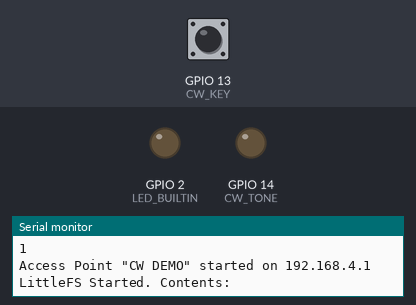
Bench run of a sketch on a simulated ESP32. Shown: output pins drawn as LEDs (lit = HIGH), the last lines printed to the serial monitor. The inputs (shaded band) are chosen by the test bench; at power-on: GPIO 13 (CW_KEY) HIGH. WiFi joins after 1.5 s; servers stay silent unless stated; storage starts empty.

Above: at 3.8 s.
3.9 s: GPIO 13 (CW_KEY) pulled LOW for 0.15 s
At 3.97 s:
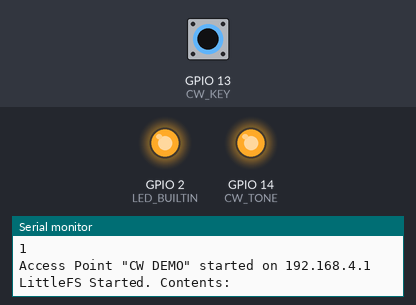
8.5 s: GPIO 13 (CW_KEY) pulled LOW for 1 s
At 10.5 s:
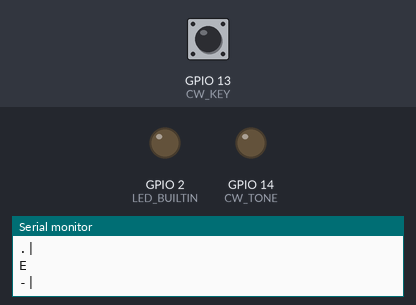
12.0 s: GPIO 13 (CW_KEY) pulled LOW for 3.2 s
At 12.3 s:
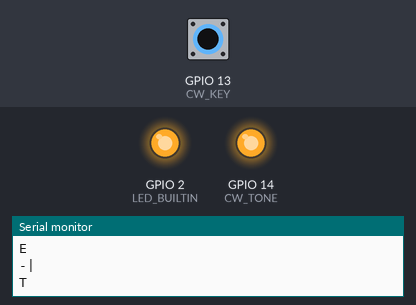
Timing chart, 0 to 16.7 s (numbered marks = the images above; inputs shaded):
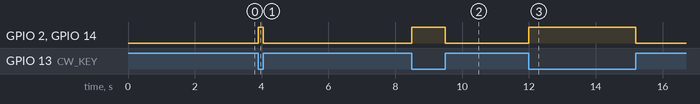

The sketch:

MORSE_CODE_DEMO_PICO_W.ino
```cpp
// Import Variables from variables.h
#include "variables.h"
// Function to match mime types
#include "mimetypes.h"
// Web Socket code
#include "websocket.h"
// CW Code
#include "cw.h"
// OTA Code
#include "ota.h"
// Other Libraries
#include "LittleFS.h" // LittleFS is declared
#include <WebSocketsServer.h>
#include <WiFi.h>
#include <WiFiClient.h>
// #include <WiFiMulti.h>
#include <ArduinoOTA.h>
#include <WebServer.h>
#include <FS.h>
#include <ArduinoJson.h>
#include <ArduinoJson.hpp>

// Experimenting with WifiMulti
// WiFiMulti wifiMulti;
// Web Server on Port 80
WebServer server(80);       // create a web server on port 80

// Access Point Local IP
IPAddress apIP;

// Temp File used to store received a received file
File fsUploadFile;

/*__________________________________________________________SETUP__________________________________________________________*/

void setup() {
  // Init CW Key
  pinMode(CW_KEY, INPUT_PULLUP);
  // Built-In Output LED for debugging
  pinMode(LED_BUILTIN, OUTPUT);
  // Tone Pin
  #ifdef CW_TONE
    pinMode(CW_TONE, OUTPUT);
  #endif

  // We store MORSE CODE in json, so we need to deserialize it
  DeserializationError error = deserializeJson(doc, json);

  // Make sure it deserializes without error
  if (error) {
    Serial.print(F("deserializeJson() failed: "));
    Serial.println(error.f_str());
    return;
  }

  // Start the Serial Output
  Serial.begin(9600);        // Start the Serial communication to send messages to the computer
  delay(10);
  // Start the Wifi AP
  startWiFi();
  // Start the OTA Web Server Files Updater
  startOTA();
  // Initialize the LittleFS
  LittleFS.begin();
  // Start the WebSocket Server
  startWebSocket();
  // Start the Web Server
  startServer();
}

/*__________________________________________________________LOOP__________________________________________________________*/
void loop() {
  // On First Boot, display the version, AP Name and AP IP
  // Also list the contents of the LittleFS (Should have all the web files)
  if (bootupStart) {
    delay(3000);
    Serial.println("\r\nVersion: ");
    Serial.print(version);
    Serial.println("\r\n");
    Serial.println("ID: ");
    Serial.print(id);
    Serial.println("\r\n");
    Serial.print("Access Point \"");
    Serial.print(ssid);
    Serial.print("\" started on ");
    Serial.print(apIP);
    Serial.println("\r\n");
    Serial.println("\r\n");
    listLittleFS();
    bootupStart = false;
  }
  // Make sure to check for new WebSocket Events
  webSocket.loop();
  // Run the Web Server
  server.handleClient();
  // Check for OTA Events
  ArduinoOTA.handle();
  // Morse Code Functions
  // Check if key is pressed or not and light led/play tone
  handleKey();
  // Check the buffer/timing for a new letter > 200ms = new character
  checkNewLetter();
  // Check for new Words > 1000ms(1s)
  checkNewWord();
}


/*__________________________________________________________SETUP_FUNCTIONS__________________________________________________________*/

void startWiFi() {
  // Start the Access Point with the ssid/password
  WiFi.softAP(ssid, password);
  // Get the Access Point IP
  apIP = WiFi.softAPIP();             // Start the access point
  // wifiMulti.addAP("Pretty fly for a WiFi", "51c1v35O8P");   // add Wi-Fi networks you want to connect to

  // Serial.println("Connecting");
  // while (wifiMulti.run() != WL_CONNECTED && WiFi.softAPgetStationNum() < 1) {  // Wait for the Wi-Fi to connect
  //   delay(250);
  //   Serial.print('.');
  // }
  // Serial.println("\r\n");
  // if(WiFi.softAPgetStationNum() == 0) {      // If the ESP is connected to an AP
  //   Serial.print("Connected to ");
  //   Serial.println(WiFi.SSID());             // Tell us what network we're connected to
  //   Serial.print("IP address:\t");
  //   Serial.print(WiFi.localIP());            // Send the IP address of the ESP8266 to the computer
  // } else {                                   // If a station is connected to the ESP SoftAP
  //   Serial.print("Station connected to AP");
  // }
  // Serial.println("\r\n");
}

void listLittleFS() {
  Serial.println("LittleFS Started. Contents:");
  {
    Dir dir = LittleFS.openDir("/");
    while (dir.next()) {
      String fileName = dir.fileName();
      size_t fileSize = dir.fileSize();
      Serial.printf("\tFS File: %s, size: %s\r\n", fileName.c_str(), formatBytes(fileSize).c_str());
    }
    Serial.printf("\n");
  }
}

void startServer() {
  // This handler checks for edit.html, which is for OTA Updates
  server.on("/edit.html",  HTTP_POST, []() {
    server.send(200, "text/plain", "");
  }, handleFileUpload);
  // All Other requests go to handleNotFound Handler, which will determine if it's truely not found
  server.onNotFound(handleNotFound);
  // Actually Start the Server
  server.begin();
  Serial.println("HTTP server started.");
}

/*__________________________________________________________SERVER_HANDLERS__________________________________________________________*/

void handleNotFound() {
  // Check if file exists, else return 404 not found
  if(!handleFileRead(server.uri())) {
    server.send(404, "text/plain", "404: File Not Found");
  }
}

bool handleFileRead(String path) {
  Serial.println("handleFileRead: " + path);
  // No folders for you, redirect to index.html
  if (path.endsWith("/")) path += "index.html";
  // Get the Mime Type
  String contentType = getContentType(path);             // Get the MIME type
  // Check if we are getting compressed version or not (gzip)
  String pathWithGz = path + ".gz";
  if (LittleFS.exists(pathWithGz) || LittleFS.exists(path)) {
    // If compressed version, use that
    if (LittleFS.exists(pathWithGz))
      path += ".gz";
    // Open the file for reading
    File file = LittleFS.open(path, "r");
    // Send the file to the client using the detected mime type
    size_t sent = server.streamFile(file, contentType);
    // Close the file
    file.close();
    Serial.println(String("\tSent file: ") + path);
    return true;
  }
  // If file not found, return 404 by returning false here;
  Serial.println(String("\tFile Not Found: ") + path);
  return false;
}

void handleFileUpload() {
  // Initialize an upload
  HTTPUpload& upload = server.upload();
  // Temp path
  String path;
  // Check if upload started
  if(upload.status == UPLOAD_FILE_START) {
    // set path to filename
    path = upload.filename;
    // Add a leading /
    if(!path.startsWith("/")) path = "/" + path;
    // If uploading a non-compressed version, make sure to remove an already existing compressed version if it exists
    if(!path.endsWith(".gz")) {
      String pathWithGz = path + ".gz";
      if(LittleFS.exists(pathWithGz))
         LittleFS.remove(pathWithGz);
    }
    Serial.print("handleFileUpload Name: "); Serial.println(path);
    // Open the file for writing
    fsUploadFile = LittleFS.open(path, "w");
    path = String();
    // If status is file write, then write the received bytes to the file
  } else if(upload.status == UPLOAD_FILE_WRITE) {
    if(fsUploadFile)
      fsUploadFile.write(upload.buf, upload.currentSize);
    // If status is File End, then close the fsUploadFile and send server response
  } else if(upload.status == UPLOAD_FILE_END){
    if(fsUploadFile) {
      fsUploadFile.close();
      Serial.print("handleFileUpload Size: ");
      Serial.println(upload.totalSize);
      server.sendHeader("Location","/success.html");
      server.send(303);
    } else {
      // Error
      server.send(500, "text/plain", "500: couldn't create file");
    }
  }
}

/*__________________________________________________________HELPER_FUNCTIONS__________________________________________________________*/

// Generic Helper Function to convert bytes to KB/MB, no need for anything higher than MB
String formatBytes(size_t bytes) {
  if (bytes < 1024) {
    return String(bytes) + "B";
  } else if (bytes < (1024 * 1024)) {
    return String(bytes / 1024.0) + "KB";
  } else if (bytes < (1024 * 1024 * 1024)) {
    return String(bytes / 1024.0 / 1024.0) + "MB";
  }
  return String();
}
```

cw.h
```cpp
#include <ArduinoJson.h>
#include <ArduinoJson.hpp>

DynamicJsonDocument doc(1024);

/*_____________________________________________________MORSE_FUNCTIONS______________________________________________________*/

// Key Pressed Down, note the time and set buttonPressed to true
void startButtonPress() {
  pressStart = millis();
  buttonPressed = true;
}

// Key Up
void endButtonPress() {
  // Get time that the key was pressed down
  unsigned long pressTimer = millis() - pressStart;
  // If time is greater than the hold time (default 150ms), then dash, else dit
  if (pressTimer > holdtime) {
    // dash
    Serial.print("-");
    cBuffer += "-";
  } else {
    // dit
    Serial.print(".");
    cBuffer += ".";
  }
  // Make sure to set buttonPressed to false;
  buttonPressed = false;
  // Reset the pressStart time to -1
  pressStart = -1;
  // Note the time the button was last released
  releaseStart = millis();
  longReleaseStart = millis();
}

void handleKey() {
  // Debouncing
  if (millis() - lastTimeKeyStateChanged > debounceDuration) {
    // Read Key State
    byte keyState = digitalRead(CW_KEY);
    // If Keystate changed
    if (keyState != lastKeyState) {
      // Note the time last keystate changed since we are past the debounce threshold
      lastTimeKeyStateChanged = millis();
      // Set lastKeyState
      lastKeyState = keyState;
      // If Key is pressed (brought to ground aka Low)
      if (keyState == LOW) {
        // Start the button pressed if it isn't already
        if (buttonPressed == false) {
          startButtonPress();
        }
        // Set the LED HIGH
        digitalWrite(LED_BUILTIN, HIGH);
        // Set TONE HIGH
        digitalWrite(CW_TONE, HIGH);
      } else {
        // Start endButtonPress if it isn't already
        if (buttonPressed == true) {
          endButtonPress();
        }
        // Set LED LOW
        digitalWrite(LED_BUILTIN, LOW);
        // Set TONE LOW
        digitalWrite(CW_TONE, LOW);
      }
    }
  }
}

void checkNewLetter() {
  // If key isn't pressed and we have a releaseStart time
  if (buttonPressed == false && releaseStart != -1) {
    // Check how long the key has been released
    unsigned long releaseTimer = millis() - releaseStart;
    // If key has been released longer than charPadTime (default 200ms)
    if (releaseTimer > charPadTime) {
      // Reset the releaseStart time
      releaseStart = -1;
      // Determine Character
      const char* c = doc[cBuffer];
      // Clear Character buffer
      cBuffer = "";
      // Set letter to Uppercase
      String letter = String(c);
      letter.toUpperCase();
      // If we have a real letter, then broadcast it over websockets
      if (letter != "") {
        sendBroadcast(letter);
      }
      // Add letter to the word buffer
      wBuffer += letter;
      Serial.print("|");
    }
  }
}

void checkNewWord() {
  // If key isn't pressed and we have a longReleaseStart time
  if (buttonPressed == false && longReleaseStart != -1) {
    // Get the long release time
    unsigned long longReleaseTimer = millis() - longReleaseStart;
    // If long release time is greater than wordPadTime (Default 1000ms aka 1s)
    if (longReleaseTimer > wordPadTime) {
      // We have a new word, reset longReleaseStart, clear word buffer
      longReleaseStart = -1;
      Serial.println("");
      Serial.println(wBuffer);
      wBuffer = "";
    }
  }
}
```

mimetypes.h
```cpp
// Determine Mime/Content Type given the file extension, this should be most of the ones we would use
String getContentType(String filename) {
  if (filename.endsWith(".avi")) return "video/x-msvideo";
  else if (filename.endsWith(".bmp")) return "image/bmp";
  else if (filename.endsWith(".css")) return "text/css";
  else if (filename.endsWith(".csv")) return "text/csv";
  else if (filename.endsWith(".gif")) return "image/gif";
  else if (filename.endsWith(".gz")) return "application/x-gzip";
  else if (filename.endsWith(".htm")) return "text/html";
  else if (filename.endsWith(".html")) return "text/html";
  else if (filename.endsWith(".ico")) return "image/x-icon";
  else if (filename.endsWith(".jpg")) return "image/jpeg";
  else if (filename.endsWith(".jpeg")) return "image/jpeg";
  else if (filename.endsWith(".js")) return "application/javascript";
  else if (filename.endsWith(".json")) return "application/json";
  else if (filename.endsWith(".mp3")) return "audio/mpeg";
  else if (filename.endsWith(".mp4")) return "video/mp4";
  else if (filename.endsWith(".mpeg")) return "audio/mpeg";
  else if (filename.endsWith(".otf")) return "font/otf";
  else if (filename.endsWith(".png")) return "image/png";
  else if (filename.endsWith(".pdf")) return "application/pdf";
  else if (filename.endsWith(".svg")) return "image/svg+xml";
  else if (filename.endsWith(".tif")) return "image/tiff";
  else if (filename.endsWith(".tiff")) return "image/tiff";
  else if (filename.endsWith(".ttf")) return "font/ttf";
  else if (filename.endsWith(".wav")) return "audio/wav";
  else if (filename.endsWith(".woff")) return "font/woff";
  else if (filename.endsWith(".woff2")) return "font/woff2";
  else if (filename.endsWith(".xml")) return "application/xml";
  else if (filename.endsWith(".zip")) return "application/zip";
  else if (filename.endsWith(".7z")) return "application/x-7z-compressed";
  return "text/plain";
}
```

ota.h
```cpp
#include <ArduinoOTA.h>

void startOTA() {
  // Start the OTA Service
  ArduinoOTA.setHostname(OTAName);
  ArduinoOTA.setPassword(OTAPassword);

  ArduinoOTA.onStart([]() {
    Serial.println("OTA Start");
  });

  ArduinoOTA.onEnd([]() {
    Serial.println("\r\nEnd");
  });

  ArduinoOTA.onProgress([](unsigned int progress, unsigned int total) {
    Serial.printf("Progress: %u%%\r", (progress / (total / 100)));
  });

  ArduinoOTA.onError([](ota_error_t error) {
    Serial.printf("Error[%u]: ", error);
    if (error == OTA_AUTH_ERROR) Serial.println("Auth Failed");
    else if (error == OTA_BEGIN_ERROR) Serial.println("Begin Failed");
    else if (error == OTA_CONNECT_ERROR) Serial.println("Connect Failed");
    else if (error == OTA_RECEIVE_ERROR) Serial.println("Receive Failed");
    else if (error == OTA_END_ERROR) Serial.println("End Failed");
  });

  ArduinoOTA.begin();
  Serial.println("OTA ready\r\n");
}
```

variables.h
```cpp
#define IS_AP
#define CW_KEY      13
#define CW_TONE     14

const char *ssid = "CW DEMO"; // The name of the Wi-Fi network that will be created
const char *password = "thereisnospoon";   // The password required to connect to it, leave blank for an open network

const char *id = "1"; // ID of the Unit, 1 is the AP
const char *version = "v1.0.0"; // Version Line

/*-----------------------OTA------------------------*/
const char *OTAName = "CWOTA";
const char *OTAPassword = "CWOTA";

/*------------------ CW Variables ------------------*/
// Debounce Variables
byte lastKeyState = LOW;
unsigned long debounceDuration = 20; // millis
unsigned long lastTimeKeyStateChanged = 0;
// CW Lengths in ms
// under 150 dit, over 150 dah
int holdtime = 150;
// Time Between Characters
int charPadTime = 200;
// time between words
int wordPadTime = 1000;

bool bootupStart = true;
bool buttonPressed = false;
bool buttonHeld = false;
bool debounced = false;

unsigned long pressStart = -1;
unsigned long releaseStart = -1;
unsigned long longReleaseStart = -1;

char json[] = "{\".-\":\"a\",\"-...\":\"b\",\"-.-.\":\"c\",\"-..\":\"d\",\".\":\"e\",\"..-.\":\"f\",\"--.\":\"g\",\"....\":\"h\",\"..\":\"i\",\".---\":\"j\",\"-.-\":\"k\",\".-..\":\"l\",\"--\":\"m\",\"-.\":\"n\",\"---\":\"o\",\".--.\":\"p\",\"--.-\":\"q\",\".-.\":\"r\",\"...\":\"s\",\"-\":\"t\",\"..-\":\"u\",\"...-\":\"v\",\".--\":\"w\",\"-..-\":\"x\",\"-.--\":\"y\",\"--..\":\"z\",\".----\":\"1\",\"..---\":\"2\",\"...--\":\"3\",\"....-\":\"4\",\".....\":\"5\",\"-....\":\"6\",\"--...\":\"7\",\"---..\":\"8\",\"----.\":\"9\",\"-----\":\"0\",\"--..--\":\",\",\".-.-.-\":\".\",\"..--..\":\"?\",\"-.-.-.\":\";\",\"---...\":\":\",\"-..-.\":\"/\",\"-....-\":\"-\",\".----.\":\"'\",\"-.--.\":\"(\",\"-.--.-\":\")\",\"..--.-\":\"_\",\".--.-.\":\"@\",\"-.-.--\":\"!\",\".-...\":\"&\",\"-...-\":\"=\",\".-.-.\":\"+\",\"...-..-\":\"$\",\".-..-.\":\"\\\"\",\"..--\":\" \"}";
String cBuffer = "";
String wBuffer = "";
```

websocket.h
```cpp
#include <WebSocketsServer.h>

WebSocketsServer webSocket(81);    // create a websocket server on port 81

void sendBroadcast(String msg) {
  String message = "MSG:" + String(*id) + "~" + msg;
  webSocket.broadcastTXT(message);
}

// Web Socket Event Received
void webSocketEvent(uint8_t num, WStype_t type, uint8_t * payload, size_t lenght) {
  // Check Event Type
  switch (type) {
    // Web Socket Disconnected
    case WStype_DISCONNECTED:
      Serial.printf("[%u] Disconnected!\n", num);
      break;
    // Web Socket Connected
    case WStype_CONNECTED: {
        IPAddress ip = webSocket.remoteIP(num);
        Serial.printf("[%u] Connected from %d.%d.%d.%d url: %s\n", num, ip[0], ip[1], ip[2], ip[3], payload);
      }
      break;
    // Text Received
    case WStype_TEXT:
      Serial.printf("[%u] get Text: %s\n", num, payload);
      // processIncomingMessage(num, payload);
      break;
  }
}

void startWebSocket() {
  // Start the WebSocket server
  webSocket.begin();
  // Process incoming events to webSocketEvent
  webSocket.onEvent(webSocketEvent);
  Serial.println("WebSocket server started.");
}
```

Measured:
- after the input at 3.9 s, GPIO 2 (LED_BUILTIN), GPIO 14 (CW_TONE): LOW → HIGH at once, → LOW 0.15 s later
- after the input at 8.5 s, GPIO 2 (LED_BUILTIN), GPIO 14 (CW_TONE): LOW → HIGH at once, → LOW 1.0 s later
- after the input at 12.0 s, GPIO 2 (LED_BUILTIN), GPIO 14 (CW_TONE): LOW → HIGH at once, → LOW 3.2 s later
